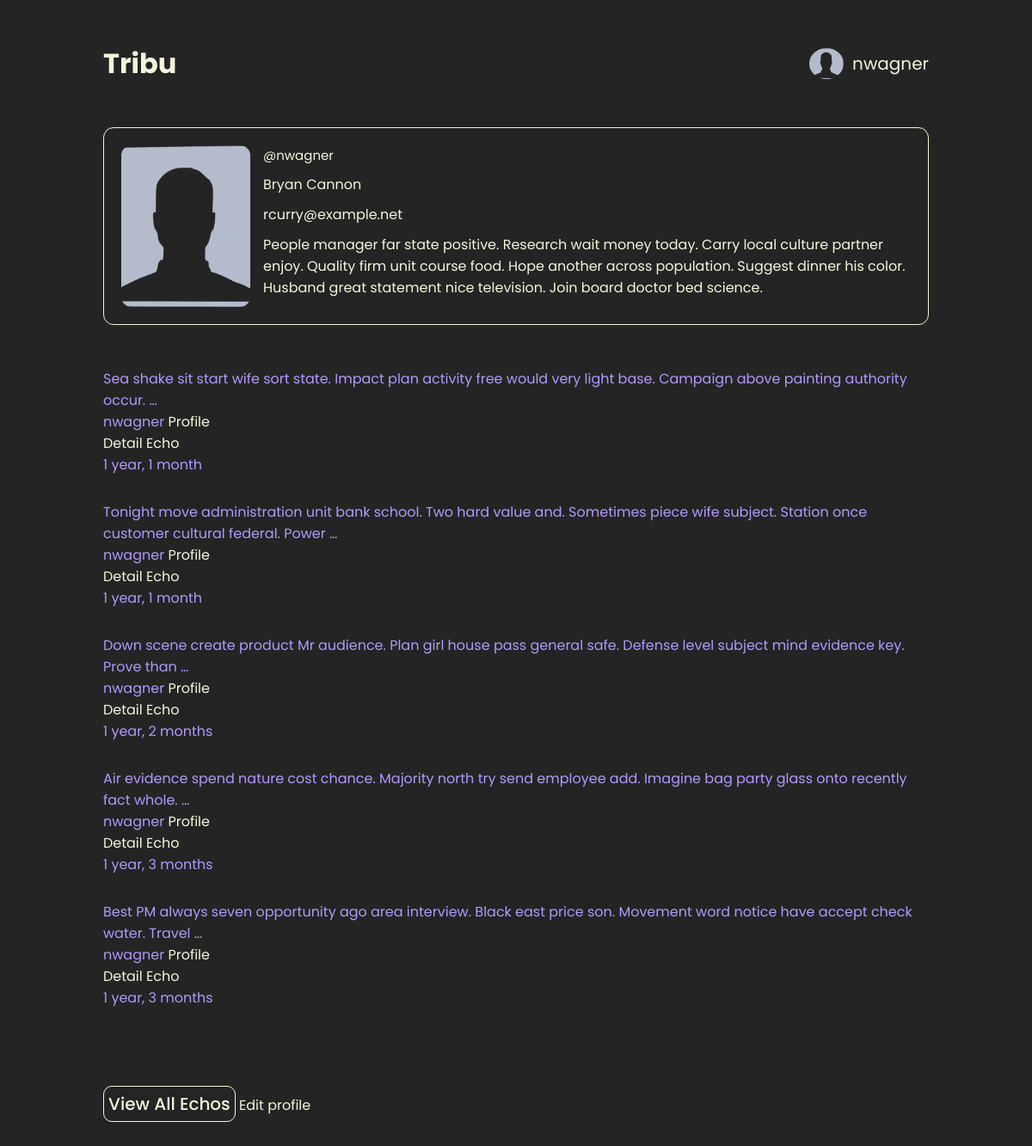
The app's page /users/nwagner/ (signed in), older data.
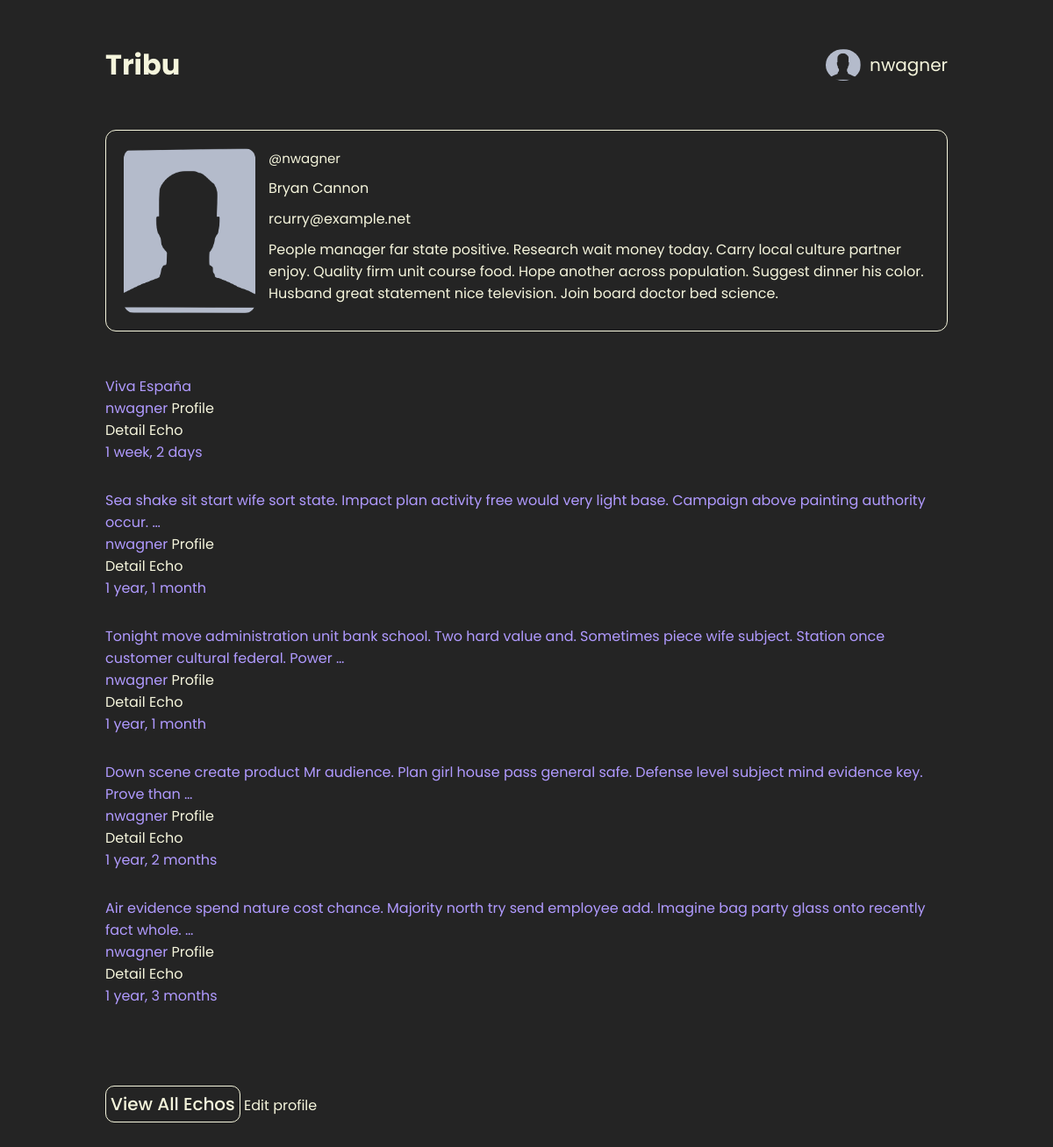
The same page, newer data.
### users/models.py (models this page shows, shortened)
class Profile(models.Model):
    avatar = models.ImageField(upload_to='avatars', default='avatars/noavatar.png')
    bio = models.TextField(blank=True)
    user = models.OneToOneField(
        settings.AUTH_USER_MODEL, related_name='profile', on_delete=models.CASCADE
    )

### echos/models.py (models this page shows, shortened)
class Echo(models.Model):
    content = models.TextField()
    created_at = models.DateTimeField(auto_now_add=True)
    updated_at = models.DateTimeField(auto_now=True)
    user = models.ForeignKey(
        settings.AUTH_USER_MODEL, related_name='echos', on_delete=models.CASCADE
    )
    class Meta:
        ordering = ['-created_at']

### users/views.py (the view)
# urls.py: path('<user:user>/', views.user_detail, name='user-detail'),
@login_required
def user_detail(request, user):
    echos = user.echos.all()
    show_more = echos.count() > 5
    echos = echos[:5]
    return render(
        request,
        'users/user/detail.html',
        {'user': user, 'echos': echos, 'show_more': show_more},
    )

### echos/converters.py (called while the page is built)
    def to_url(self, echo: Echo) -> int:
        return echo.id

### users/converters.py (called while the page is built)
    def to_python(self, username: str) -> User:
        return get_object_or_404(User, username=username)

    def to_url(self, user: User) -> str:
        return user.username

### users/templates/users/user/detail.html (shortened to what this page needs)
{% extends 'base.html' %}
{% load static %}
{% block extra_css %}
  <link rel="stylesheet" href="{% static 'css/users.css' %}">
{% endblock %}
{% block content %}
  <article >
    <ul class='profile-info'>
      <img class='image-profile' src="{{ user.profile.avatar.url }}" alt="Profile Image">
      <div class='text-user-info'>
      <li>@{{ user }}</li>
      <li>{{ user.first_name }} {{ user.last_name }}</li>
      <li>{{ user.email }}</li>
      <li>{{ user.profile.bio }}</li>
    </ul>
    <ol class='waves-echo'>
      {% for echo in echos %}
      <li>
        <article>
          <p>{{ echo.content|truncatewords:20 }}</p>
          <p>{{ echo.user }} <a href="{{ echo.user.get_absolute_url }}">Profile</a></p>
          <a href="{% url 'echos:echo-detail' echo %}">Detail Echo</a>
          <p>{{ echo.created_at|timesince }}</p>
        </article>
      </li>
        {% empty %}
          <p>No echos yet</p>
      {% endfor %}
    </ol>
    {% if show_more %}
      <a class='add-wave' href="{% url 'users:user-echos' user %}">View All Echos</a>
    {% endif %}
    {% if user == request.user %}
      <a href="{% url 'users:edit-profile' user %}">Edit profile</a>
    {% endif %}
  </article>
{% endblock %}

### shared/templates/base.html (shortened to what this page needs)
{% load static %}
<!DOCTYPE html>
<html lang="en">
<head>
  <link rel="stylesheet" href="{% static 'css/base.css' %}">
  {% block extra_css %} {% endblock %}
</head>
<body>
  {% include 'header.html' %}
  {% block content %}{% endblock %}
</body>
</html>

### shared/templates/header.html (shortened to what this page needs)
<header>
  <div class="main-header">
    <h1><a href="{% url 'index' %}">Tribu</a></h1>
    <div class="profile-btn">
      <div class="user-box">
        {% if user.is_authenticated %}
        <img
          class="profile-img"
          src="{{ user.profile.avatar.url }}"
          alt="Profile Image"
          >
        {% endif %}
        <p>{{ user }}</p>
      </div>
    </div>
  </div>
</header>

### shared/static/css/base.css (style rules this page uses)
*, *::before, *::after { margin: 0; padding: 0; box-sizing: border-box; }
:root { font-size: 62.5%; }
html, body { font-size: 1.6rem; background-color: #242424; color: #b09aff; width: 80vw; margin: 0 auto; font-family: "Poppins", sans-serif; }
li { list-style: none; }
a { text-decoration: none; color: beige; }
.main-header { display: flex; justify-content: space-between; align-items: center; margin-block: 5rem; }
.profile-img { width: 4rem; border-radius: 50%; }
.profile-btn { position: relative; }

### users/static/css/users.css (style rules this page uses)
.waves-echo { display: flex; flex-direction: column; gap: 3rem; margin-block: 5rem; }

Row changes from the older to the newer data that the page shows:
no longer on this page (row unchanged): Echo: content "Best PM always seven opportunity ago area interview. Black east price son. Movement word notice have accept check water. Travel …", user "nwagner", created_at "1 year, 3 months"
added Echo: content "Viva España", user "nwagner", created_at "1 week, 2 days"
